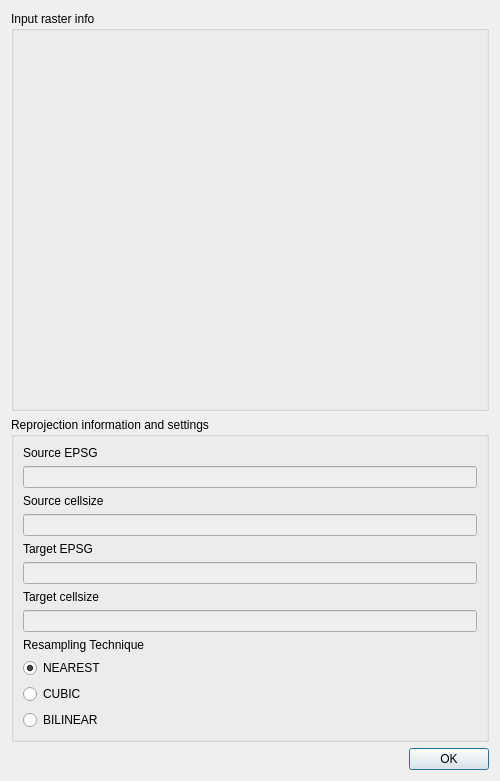
<?xml version="1.0" encoding="UTF-8"?>
<ui version="4.0">
 <class>ProjectionSettings</class>
 <widget class="QDialog" name="ProjectionSettings">
  <property name="geometry">
   <rect>
    <x>0</x>
    <y>0</y>
    <width>500</width>
    <height>750</height>
   </rect>
  </property>
  <property name="windowTitle">
   <string>Import</string>
  </property>
  <layout class="QHBoxLayout" name="horizontalLayout_2">
   <item>
    <layout class="QHBoxLayout" name="horizontalLayout">
     <item>
      <layout class="QGridLayout" name="mainGridLayout">
       <item row="7" column="1">
        <widget class="QPushButton" name="okPushButton">
         <property name="text">
          <string>OK</string>
         </property>
        </widget>
       </item>
       <item row="7" column="0">
        <spacer name="horizontalSpacer">
         <property name="orientation">
          <enum>Qt::Horizontal</enum>
         </property>
         <property name="sizeHint" stdset="0">
          <size>
           <width>40</width>
           <height>20</height>
          </size>
         </property>
        </spacer>
       </item>
       <item row="6" column="0" colspan="2">
        <widget class="QGroupBox" name="reprojectionSettingsGroupBox">
         <property name="title">
          <string>Reprojection information and settings</string>
         </property>
         <layout class="QVBoxLayout" name="verticalLayout">
          <item>
           <layout class="QVBoxLayout" name="verticalLayout_2">
            <item>
             <widget class="QLabel" name="srcEPSGLabel">
              <property name="text">
               <string>Source EPSG</string>
              </property>
             </widget>
            </item>
            <item>
             <widget class="QLineEdit" name="sourceEPSGLineEdit">
              <property name="enabled">
               <bool>false</bool>
              </property>
             </widget>
            </item>
            <item>
             <widget class="QLabel" name="srcCellsizeLabel">
              <property name="text">
               <string>Source cellsize</string>
              </property>
             </widget>
            </item>
            <item>
             <widget class="QLineEdit" name="srcCellsizeLineEdit">
              <property name="enabled">
               <bool>false</bool>
              </property>
             </widget>
            </item>
            <item>
             <widget class="QLabel" name="targetEPSGLabel">
              <property name="text">
               <string>Target EPSG</string>
              </property>
             </widget>
            </item>
            <item>
             <widget class="QLineEdit" name="targetEPSGLineEdit">
              <property name="enabled">
               <bool>false</bool>
              </property>
             </widget>
            </item>
            <item>
             <widget class="QLabel" name="targetCellsizeLabel">
              <property name="text">
               <string>Target cellsize</string>
              </property>
             </widget>
            </item>
            <item>
             <widget class="QLineEdit" name="targetCellsizeLineEdit">
              <property name="enabled">
               <bool>false</bool>
              </property>
             </widget>
            </item>
            <item>
             <widget class="QLabel" name="resamplingTechniqueLabel">
              <property name="text">
               <string>Resampling Technique</string>
              </property>
             </widget>
            </item>
            <item>
             <widget class="QRadioButton" name="NEARESTradioButton">
              <property name="text">
               <string>NEAREST</string>
              </property>
              <property name="checked">
               <bool>true</bool>
              </property>
             </widget>
            </item>
            <item>
             <widget class="QRadioButton" name="CUBICradioButton">
              <property name="text">
               <string>CUBIC</string>
              </property>
             </widget>
            </item>
            <item>
             <widget class="QRadioButton" name="BILINEARradioButton">
              <property name="text">
               <string>BILINEAR</string>
              </property>
             </widget>
            </item>
           </layout>
          </item>
         </layout>
        </widget>
       </item>
       <item row="5" column="0" colspan="2">
        <widget class="QGroupBox" name="inputRasterInfoGroupBox">
         <property name="minimumSize">
          <size>
           <width>0</width>
           <height>400</height>
          </size>
         </property>
         <property name="title">
          <string>Input raster info</string>
         </property>
         <layout class="QGridLayout" name="gridLayout">
          <item row="0" column="0">
           <layout class="QGridLayout" name="inputRasterInfoGroupBoxGridLayout"/>
          </item>
         </layout>
        </widget>
       </item>
      </layout>
     </item>
    </layout>
   </item>
  </layout>
 </widget>
 <tabstops>
  <tabstop>targetEPSGLineEdit</tabstop>
  <tabstop>targetCellsizeLineEdit</tabstop>
  <tabstop>NEARESTradioButton</tabstop>
  <tabstop>BILINEARradioButton</tabstop>
  <tabstop>CUBICradioButton</tabstop>
  <tabstop>okPushButton</tabstop>
 </tabstops>
 <resources/>
 <connections/>
</ui>
